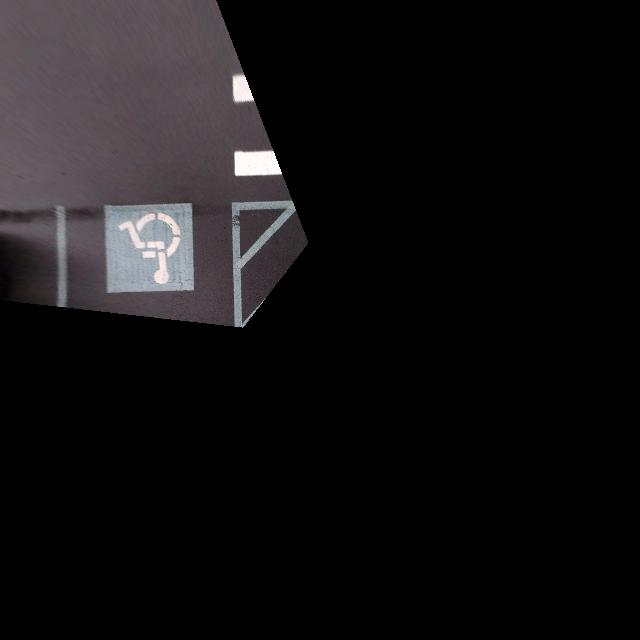
#> input picture data/test1.jpg, 640 x 640 px
$ python test.py
#> lines starting #> are read from the running program, lines starting #| are printed output that depends on the picture; long printed decimals are rounded
import numpy as np
import cv2 as cv
from matplotlib import pyplot as plt
from blend import *
#from sklearn.preprocessing import normalize

QUERY = 1
TRAIN = 2
MIN_MATCH_COUNT = 4 # minimum 4

img1_color = cv.imread('./data/test1.jpg') # queryImage
#> img1_color is the input picture: shape (640, 640, 3); mean B, G, R 18.9, 17.9, 19.5
img2_color = cv.imread('./data/test2.jpg') # trainImage (Reference)
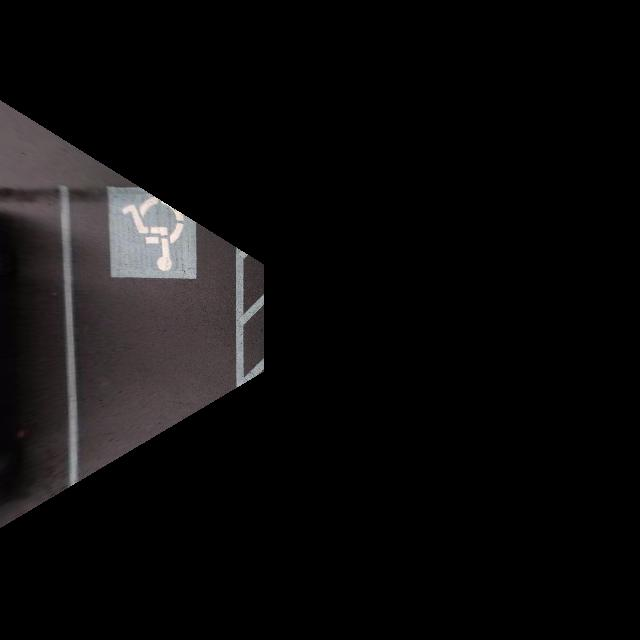
#> input picture data/test2.jpg, 640 x 640 px
#> img2_color is the input picture: shape (640, 640, 3); mean B, G, R 12.2, 12, 13

img1 = cv.cvtColor(img1_color, cv.COLOR_BGR2GRAY) # queryImage
img2 = cv.cvtColor(img2_color, cv.COLOR_BGR2GRAY) # trainImage (Reference)

# Initiate KAZE detector
kaze = cv.KAZE_create()

# find the keypoints and descriptors with KAZE
kp1, des1 = kaze.detectAndCompute(img1,None)
#> kp1 = 165 keypoints; strongest (x, y, size): (237, 89, 17.8), (265, 162, 17.9), (243, 96, 33.9), (243, 94, 9.9)
kp2, des2 = kaze.detectAndCompute(img2,None)
#> kp2 = 141 keypoints; strongest (x, y, size): (178, 228, 29.8), (141, 207, 37.5), (240, 370, 27.1), (240, 365, 34.5)

img1_kaze = cv.drawKeypoints(img1_color, kp1, None, (255,0,0),cv2.DRAW_MATCHES_FLAGS_DRAW_RICH_KEYPOINTS)
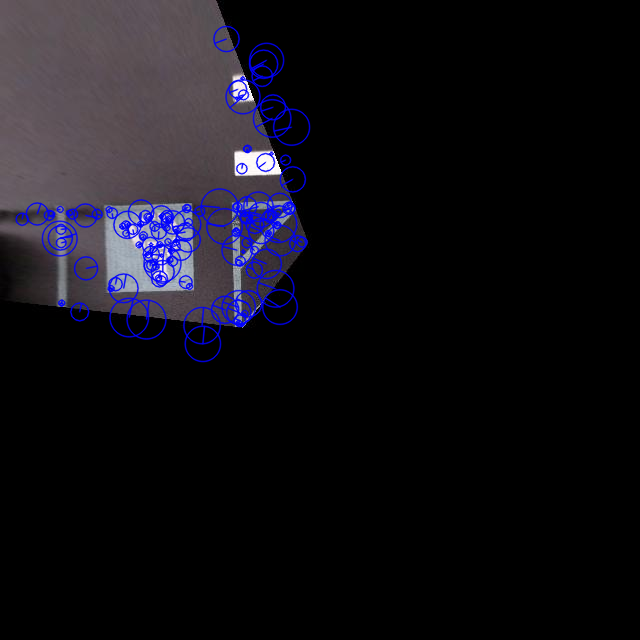
#> img1_kaze: shape (640, 640, 3); mean B, G, R 22.1, 15.8, 17.4
img2_kaze = cv.drawKeypoints(img2_color, kp2, None, (255,0,0),cv2.DRAW_MATCHES_FLAGS_DRAW_RICH_KEYPOINTS)
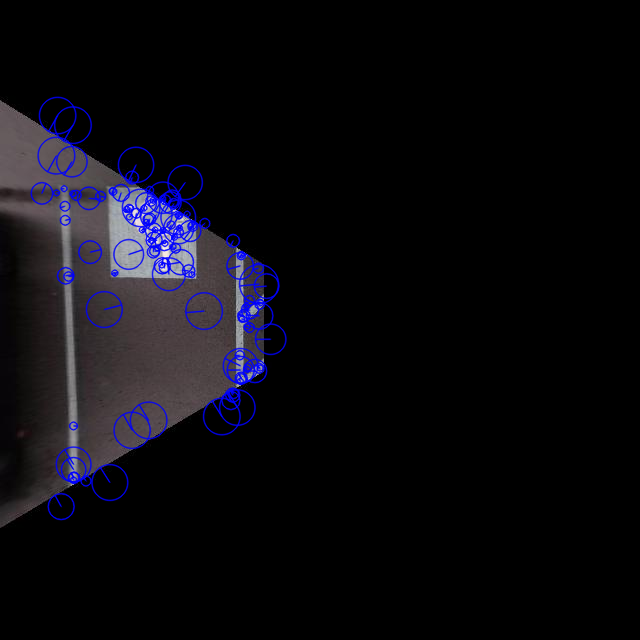
#> img2_kaze: shape (640, 640, 3); mean B, G, R 15.3, 10.3, 11.3

# FLANN
FLANN_INDEX_KDTREE = 1 #KD tree is 1
index_params = dict(algorithm = 4, trees = 5)
search_params = dict(checks = 50)
flann = cv.FlannBasedMatcher(index_params, search_params)
matches = flann.knnMatch(des1, des2, 2)
#> matches = 165 matches
# [11 lines of commented-out code are left out]
good = []
for m,n in matches:
    if m.distance < 0.7*n.distance:
        good.append(m)
#> after the loop, good = 23 matches


if len(matches)>MIN_MATCH_COUNT: # DEBUG, orginal good
    src_pts =  np.float32([ kp1[m.queryIdx].pt for m in good ]).reshape(-1,1,2)
#> src_pts = 23 rows, first 8: [121.4, 226.6], [150.6, 244.1], [139.2, 244.9], [160.1, 244.5], [170.1, 250.7], [242.7, 251.1], [145.4, 254.4], [151.1, 253.9]
    dst_pts =  np.float32([ kp2[m.trainIdx].pt for m in good ]).reshape(-1,1,2)
#> dst_pts = 23 rows, first 8: [124.8, 210], [153.8, 229.6], [142.8, 229.9], [163.2, 230.4], [173.1, 237.2], [245.9, 306.9], [148.8, 239.9], [154.2, 239.8]

    M, mask = cv.findHomography(src_pts, dst_pts, cv.RANSAC,5.0)
#> M = [[0.975, 0.00199, 5.57], [0.0375, 1.01, -23.77], [-0.000145, 6.46e-05, 1]]; mask = 23 values, max 1 at index 0, min 0 at index 5, mean 0.87
    matchesMask = mask.ravel().tolist()
#> matchesMask = [1, 1, 1, 1, 1, 0, 1, 1, 1, 1, 1, 1, 1, 1, 1, 0, 1, 1, 1, 0, 1, 1, 1]
    h,w = img1.shape #,d
#> h = 640; w = 640
    # pts = np.float32([ [0,0],[0,h-1],[w-1,h-1],[w-1,0] ]).reshape(-1,1,2)
    # dst = cv.perspectiveTransform(pts,M)
    # img2 = cv.polylines(img2,[np.int32(dst)],True,255,3, cv.LINE_AA)
else:
    print( "Not enough matches are found - {}/{}".format(len(good), MIN_MATCH_COUNT) )
    matchesMask = None

for i in range (len(src_pts)):
    print(src_pts[i], dst_pts[i])
#> this loop made 23 passes
#| [[121.388 226.579]] [[124.808 210.010 ]]
#| [[150.566 244.094]] [[153.778 229.587]]
#| [[139.192 244.889]] [[142.808 229.882]]
#| [[160.108 244.504]] [[163.195 230.389]]
#| [[170.092 250.684]] [[173.122 237.234]]
#| [[242.734 251.123]] [[245.852 306.9097 ]]
#| [[145.439 254.352]] [[148.819 239.8509 ]]
#| [[151.0722 253.9101]] [[154.165 239.777]]
#> (further printed lines are left out)

draw_params = dict(matchColor = (0,255,0), # draw matches in green color
                   singlePointColor = None,
                   matchesMask = matchesMask, # draw only inliers
                   flags = 2)
#> draw_params = 4 items

img3 = cv.drawMatches(img1,kp1,img2,kp2,good,None,**draw_params) # good
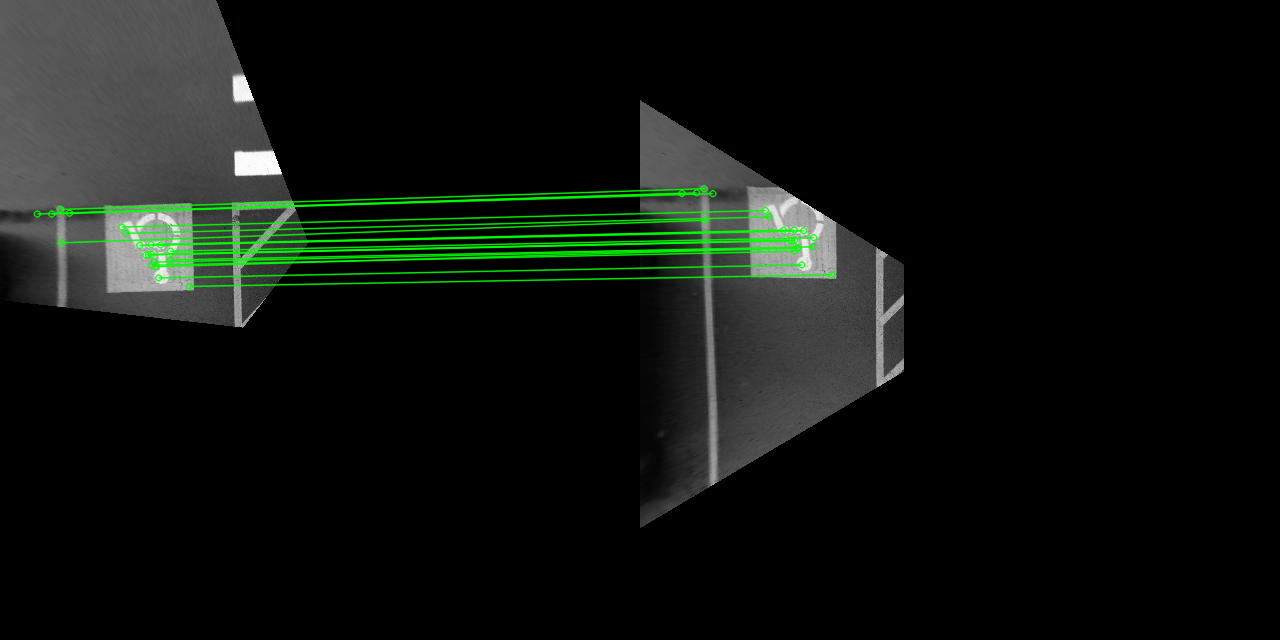
#> img3: shape (640, 1280, 3); mean of channels 0, 1, 2 14.5, 19, 14.5; drawn as B, G, R

# transformed_img = cv.warpPerspective(img1_color,
#                     M, (w, h))

# cv.imshow("test", helperBlendImages( transformed_img,img2_color ))
# cv.waitKey()

cv.imshow('gray', img3)
cv.waitKey()
